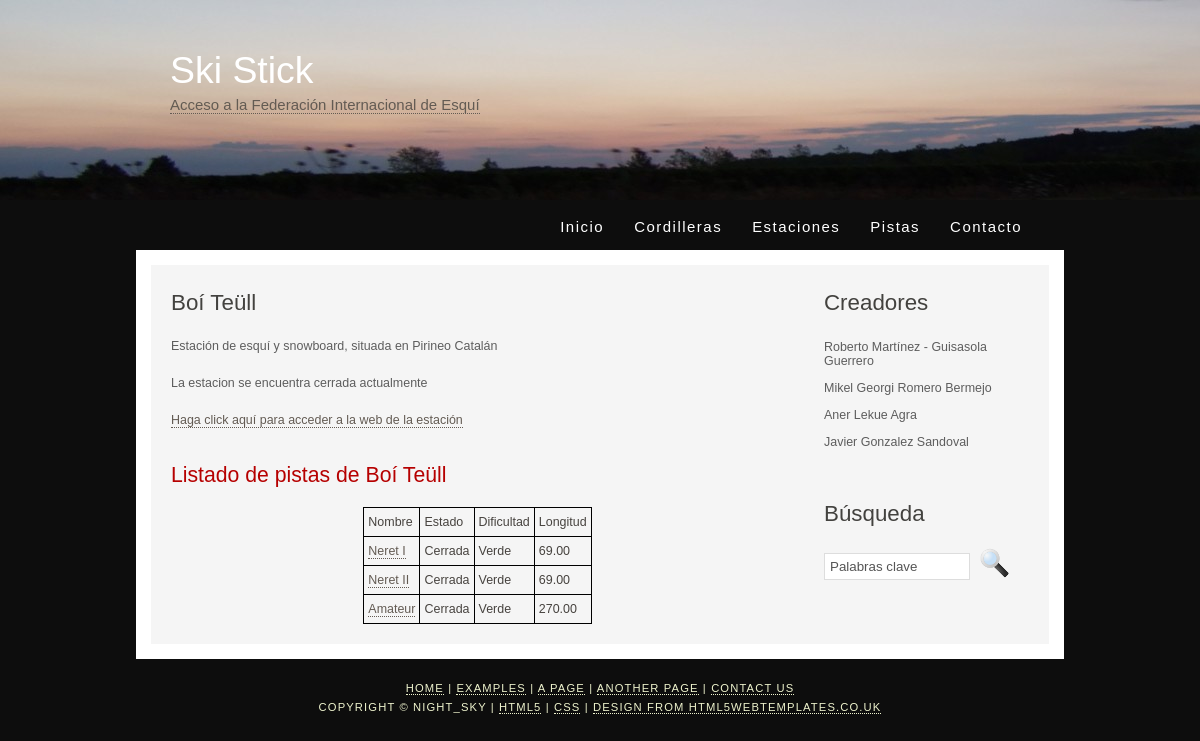
Before: /estacion/2/ with the older database file.
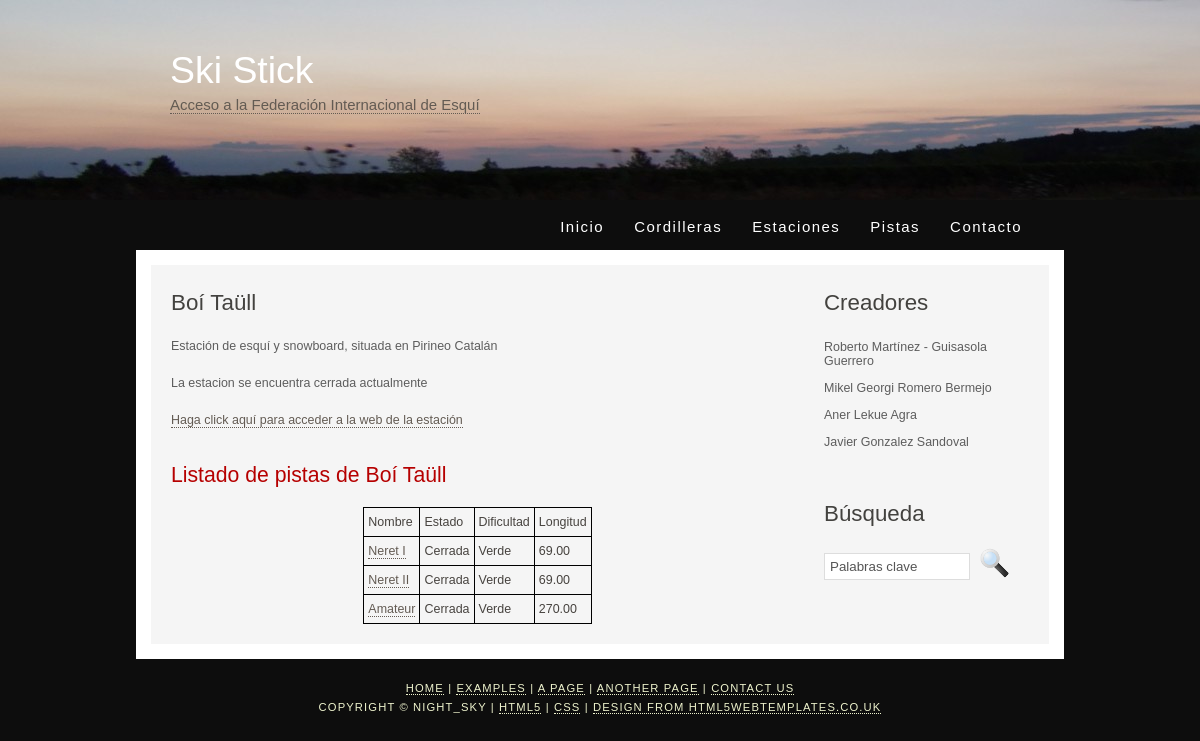
After: the same page with the newer database file.
### appIW/models.py (models this page shows)
class Estacion(models.Model):
    cordillera = models.ForeignKey(Cordillera, on_delete=models.CASCADE)
    nombre = models.CharField(max_length=50)
    abierta = models.BooleanField()
    nPistas = models.IntegerField()
    nPistasTotales = models.IntegerField()
    nKilometros = models.DecimalField(decimal_places=2, max_digits=6)
    nKilometrosTotales = models.DecimalField(decimal_places=2, max_digits=6)
    enlacePagina = models.CharField(max_length=200)
    def __str__(self):
        return self.nombre

class Cordillera(models.Model):
    nombre = models.CharField(max_length=50)
    def __str__(self):
        return self.nombre

### appIW/views.py (the view)
# urls.py: path('estacion/<int:estacion_id>/', views.estacion, name='estacion'), #detalles de una estación de esquí
def estacion(request, estacion_id):
    estacion = get_object_or_404(Estacion, pk=estacion_id)
    pistas = estacion.pista_set.all()
    context = {'estacion': estacion, 'listaPistas': pistas}
    return render(request, 'appIW/estacion.html', context)

### appIW/templates/appIW/estacion.html (shortened to what this page needs)
{% extends "plantilla.html"%}
{% block contenido %}
<h1>{{estacion}}</h1>
<p>Estación de esquí y snowboard, situada en {{ estacion.cordillera }}</p>
{% if estacion.abierta%}
        <p>La estación actualmente dispone de un total de {{ estacion.nPistas }} abiertas, con un total de
		{{ estacion.nKilometros }} kilçometros esquiables abiertos</p>
{% else %}
<p>La estacion se encuentra cerrada actualmente</p>
{% endif %}
<p><a href="{{ estacion.enlacePagina }}">Haga click aquí para acceder a la web de la estación</a></p>
        {% block pistas %}
        <h2>Listado de pistas de {{estacion}}</h2>
        	{% if listaPistas %}
		  	<table style="margin: 0 auto;">
				<tr>
					<td>Nombre</td>
				 	<td>Estado</td>
					<td>Dificultad</td>
					<td>Longitud</td>
			  	</tr>
			  	{% for p in listaPistas %}
			  <tr>
				  <td><a href="/pista/{{p.id}}">{{p.nombre}}</a></td>
				  <td>{% if p.abierta %}
					  Abierta
					  {% else %}
					  Cerrada
					  {% endif %}
				  </td>
				  <td>{{ p.dificultad }}</td>
				  <td>{{ p.longitud }}</td>
			  </tr>
			  {% endfor %}
		  	</table>
		  {% else %}
		  <p>No existe ninguna pista en {{estacion}}</p>
		  {% endif %}
{% endblock %}
{% endblock %}

Changed rows visible on the page:
changed Estacion "Pirineo Catalán": nombre "Boí Teüll" → "Boí Taüll"
